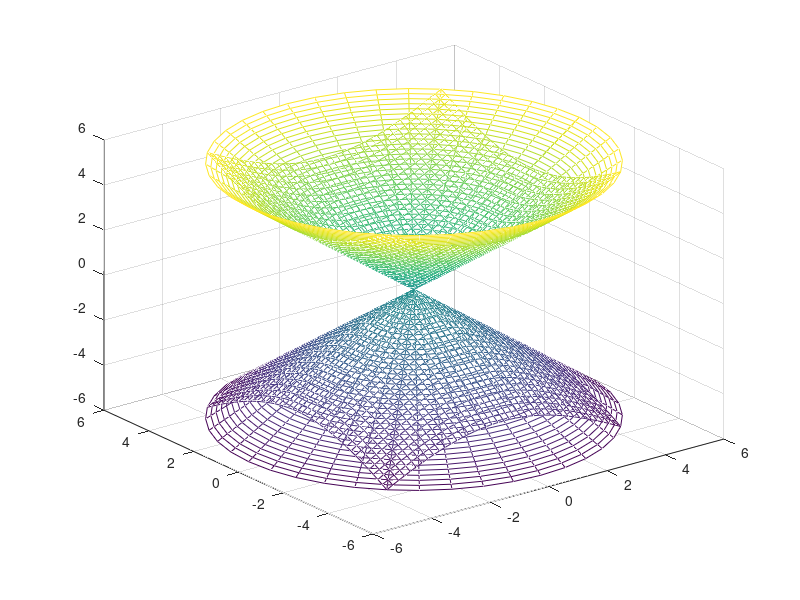

Source code (MATLAB):
%% coordenadas rectangulares
x = linspace(-4,4, 41);
y = linspace(-4,4, 41);

[x, y] = meshgrid(x,y);

z1 = real(sqrt(x.^2 + y.^2));
z2 = -real(sqrt(x.^2 + y.^2));

mesh(x, y, z1),
hold on
mesh(x, y, z2);

%% coordenadas esfericas
% rho = sqrt(x^2 + y^2 + z^2) = sqrt(4^2 + 4^2 + 6^2)=8.2462
%figure

phi1 = pi/4;
phi2 = 3*pi/4;
rho = linspace(0, 8, 41);
theta = linspace(0, 2*pi, 41);

[rho, theta] = meshgrid(rho, theta);

x1 = rho.*sin(phi1).*cos(theta);
x2 = rho.*sin(phi2).*cos(theta);

y1 = rho.*sin(phi1).*sin(theta);
y2 = rho.*sin(phi2).*sin(theta);

z1 = rho.*cos(phi1);
z2 = rho.*cos(phi2);

mesh(x1,y1, z1);
hold on
mesh(x2,y2, z2);




